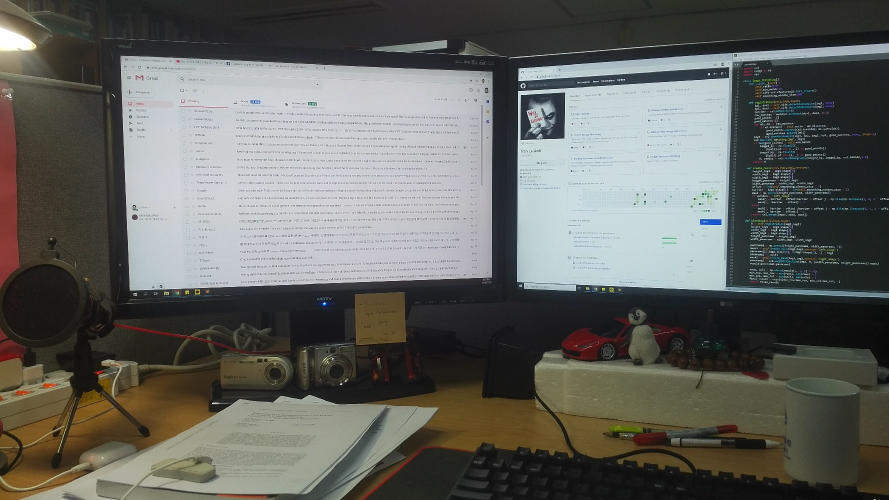
#> input picture images/pa1.jpg, 1777 x 1000 px (shown at 1/2 size)
$ jupyter execute multi-image-panorama-step-bt-step.ipynb
#> lines starting #> are read from the running program, lines starting #| are printed output that depends on the picture
## Import Libraries

[cell 1]
from imutils import paths
import numpy as np
import argparse
import imutils
import cv2
import matplotlib.pyplot as plt
import matplotlib.image as mpimg

## Load & Display Images

[cell 2]
image1 = mpimg.imread("./images/pa1.jpg")
#> image1 is the input picture: shape (1000, 1777, 3); mean R, G, B 98.7, 99.3, 94.6
image2 = mpimg.imread("./images/pa2.jpg")
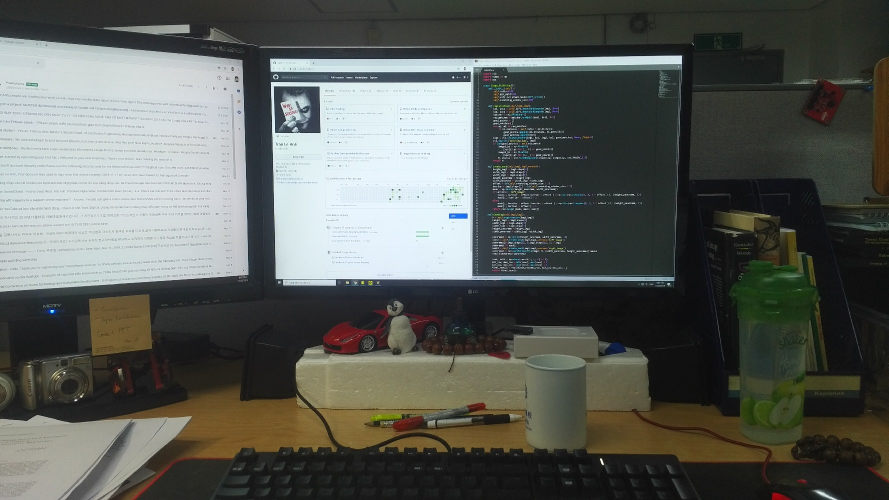
#> input picture images/pa2.jpg, 1777 x 1000 px (shown at 1/2 size)
#> image2 is the input picture: shape (1000, 1777, 3); mean R, G, B 89.8, 92.7, 87.7
image3 = mpimg.imread("./images/pa3.jpg")
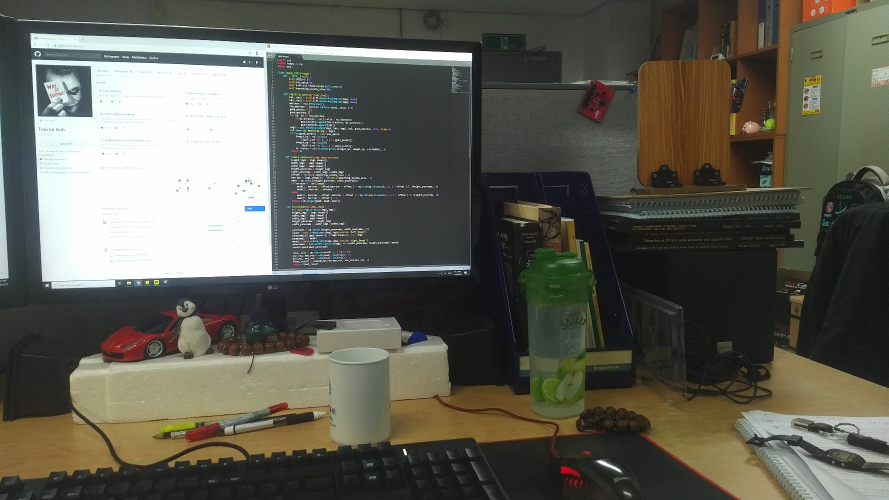
#> input picture images/pa3.jpg, 1777 x 1000 px (shown at 1/2 size)
#> image3 is the input picture: shape (1000, 1777, 3); mean R, G, B 93.3, 92.3, 81.8
images = [image1, image2, image3]

[cell 3]
# Display one image
plt.figure(figsize=(10,10))
plt.imshow(image1)

## Extract Features

[cell 4]
sift = cv2.xfeatures2d.SIFT_create()
# Find the key points and descriptors with SIFT
kp1, des1 = sift.detectAndCompute(image1, None)
#> kp1 = 2403 keypoints; strongest (x, y, size): (665, 717, 2), (692, 762, 2.1), (426, 807, 2.5), (1048, 174, 2.1)
kp2, des2 = sift.detectAndCompute(image2, None)
#> kp2 = 2364 keypoints; strongest (x, y, size): (151, 800, 2.8), (1205, 927, 3.5), (1202, 919, 3.3), (906, 154, 2.5)

[cell 5]
kp_image1 = cv2.drawKeypoints(image1, kp1, None)

[cell 6]
plt.figure(figsize=(15,10))
plt.imshow(kp_image1)

[cell 7]
cv2.imwrite("pa1_kp.jpg", kp_image1)
#> Out = True

## Draw Matches

[cell 8]
ratio = 0.85
min_match = 10

matcher = cv2.BFMatcher()
raw_matches = matcher.knnMatch(des1, des2, k=2)
#> raw_matches = 2403 matches
good_points = []
good_matches=[]
for m1, m2 in raw_matches:
    if m1.distance < ratio * m2.distance:
        good_points.append((m1.trainIdx, m1.queryIdx))
        good_matches.append([m1])
#> after the loop, good_matches = 703 matches; good_points = 703 pairs, first value 10 to 2334, second value 15 to 2396
matches = cv2.drawMatchesKnn(image1, kp1, image2, kp2, good_matches, None, flags=2)
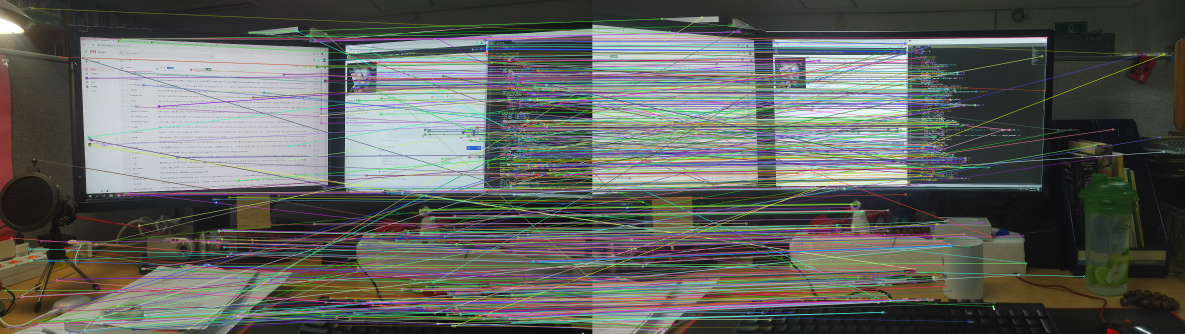
#> matches: shape (1000, 3554, 3) (shown at 1/3 size); mean R, G, B 97.1, 99.3, 95.1

[cell 9]
plt.figure(figsize=(15,10))
plt.imshow(matches)

## Find Homography using RANSAC

[cell 10]
if len(good_points) > min_match:
    image1_kp = np.float32(
        [kp1[i].pt for (_, i) in good_points])
#> image1_kp = 703 pairs, first value 15.31 to 1753.6, second value 24.29 to 996.6
    image2_kp = np.float32(
        [kp2[i].pt for (i, _) in good_points])
#> image2_kp = 703 pairs, first value 10.91 to 1714.6, second value 51.83 to 991.1
    H, status = cv2.findHomography(image2_kp, image1_kp, cv2.RANSAC, 5.0)      # RANSAC
#> H = [[0.624, -0.0222, 582.6], [-0.0889, 0.86, 67.93], [-0.000212, -6.98e-07, 1]]; status = 703 values, max 1 at index 97, min 0 at index 0, mean 0.607

## Stitch and Blend

[cell 11]
def create_mask(img1,img2,version):
    height_img1 = img1.shape[0]
    width_img1 = img1.shape[1]
    width_img2 = img2.shape[1]
    height_panorama = height_img1
    width_panorama = width_img1 + width_img2
    offset = int(smoothing_window_size / 2)
    barrier = img1.shape[1] - int(smoothing_window_size / 2)
    mask = np.zeros((height_panorama, width_panorama))
    if version== 'left_image':
        mask[:, barrier - offset:barrier + offset ] = np.tile(np.linspace(1, 0, 2 * offset ).T, (height_panorama, 1))
        mask[:, :barrier - offset] = 1
    else:
        mask[:, barrier - offset :barrier + offset ] = np.tile(np.linspace(0, 1, 2 * offset ).T, (height_panorama, 1))
        mask[:, barrier + offset:] = 1
    return cv2.merge([mask, mask, mask])

[cell 12]
smoothing_window_size = 800
# H = registration(img1,img2)
height_img1 = image1.shape[0]
#> height_img1 = 1000
width_img1 = image1.shape[1]
#> width_img1 = 1777
width_img2 = image2.shape[1]
#> width_img2 = 1777
height_panorama = height_img1
#> height_panorama = 1000
width_panorama = width_img1 + width_img2
#> width_panorama = 3554

panorama1 = np.zeros((height_panorama, width_panorama, 3))
mask1 = create_mask(image1, image2, version='left_image')
panorama1[0:image1.shape[0], 0:image1.shape[1], :] = image1
panorama1 *= mask1
mask2 = create_mask(image1,image2,version='right_image')
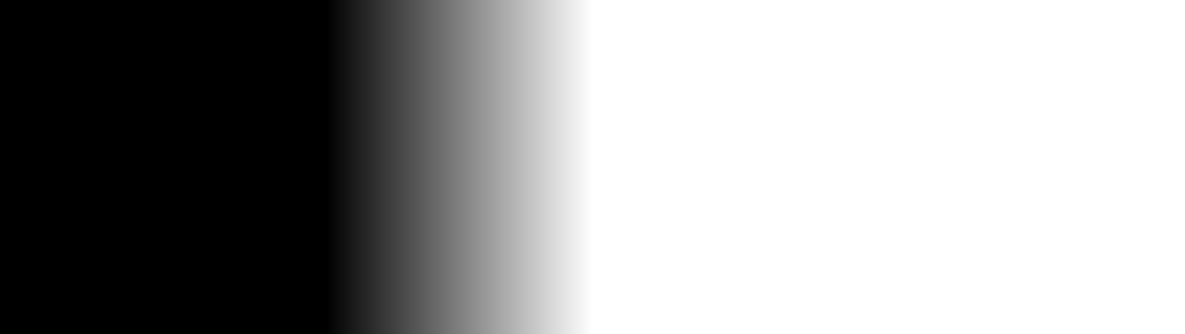
#> mask2: shape (1000, 3554, 3) float64 (shown at 1/3 size); min 0, max 1, mean 0.613
panorama2 = cv2.warpPerspective(image2, H, (width_panorama, height_panorama))*mask2
result = panorama1 + panorama2
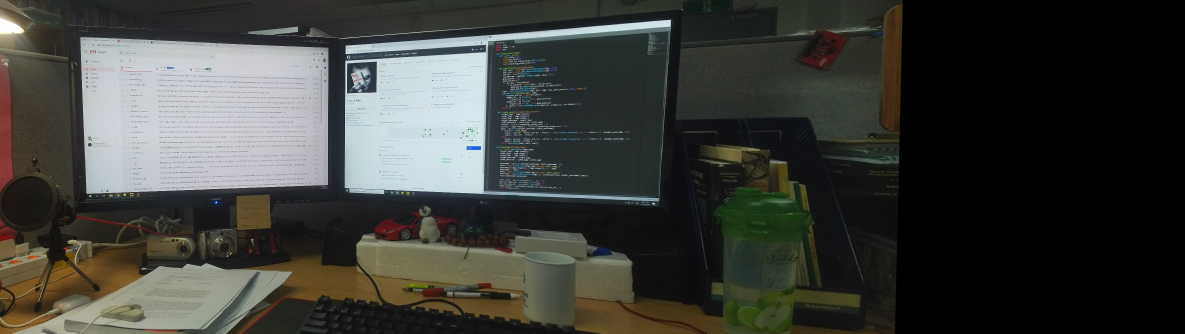
#> result: shape (1000, 3554, 3) float64 (shown at 1/3 size); mean R, G, B 61.5, 62.5, 58.1

rows, cols = np.where(result[:, :, 0] != 0)
min_row, max_row = min(rows), max(rows) + 1
#> min_row = 0; max_row = 1000
min_col, max_col = min(cols), max(cols) + 1
#> min_col = 0; max_col = 2709
final_result = result[min_row:max_row, min_col:max_col, :]
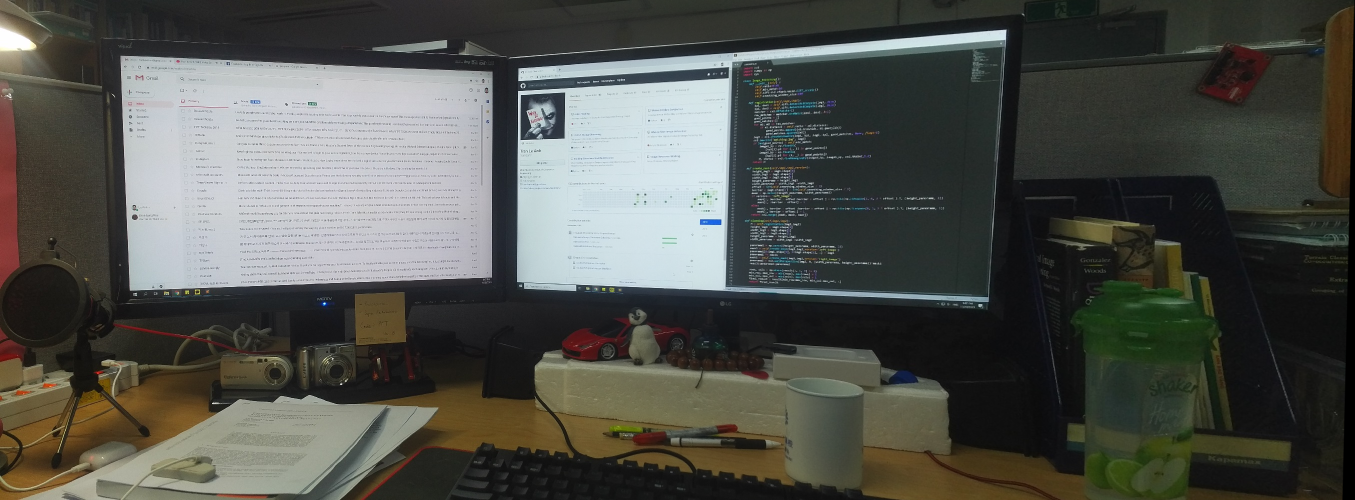
#> final_result: shape (1000, 2709, 3) float64 (shown at 1/2 size); mean R, G, B 80.7, 82, 76.2

[cell 13]
plt.figure(figsize=(15,10))
plt.imshow(panorama1)

[cell 14]
plt.figure(figsize=(15,10))
plt.imshow(panorama2)

[cell 15]
plt.figure(figsize=(15,10))
plt.imshow(final_result)
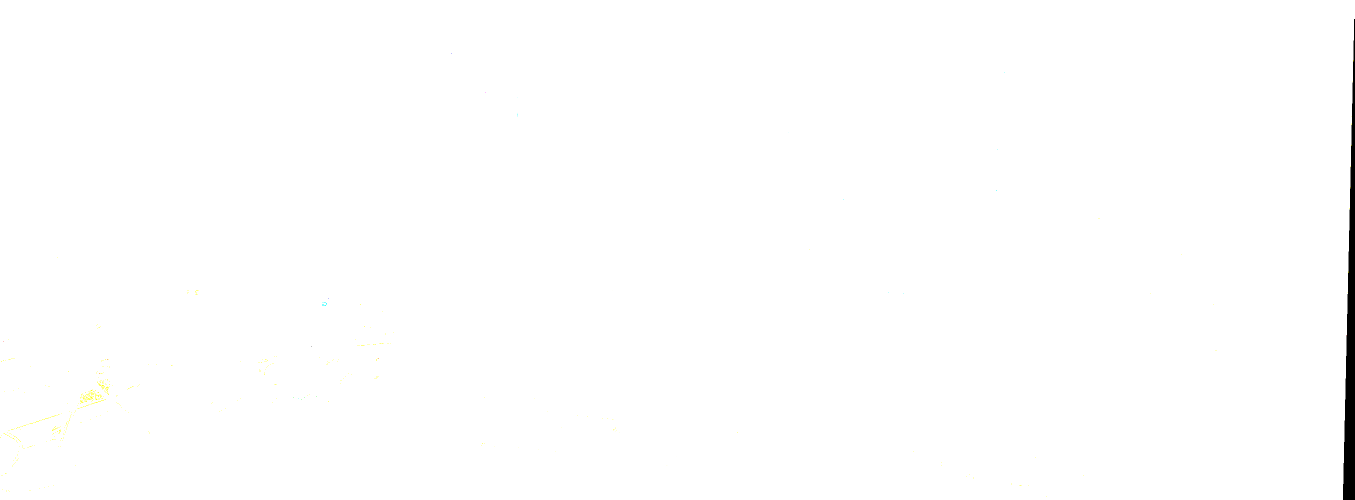
#> shown: shape (1000, 2709, 3) float64 (shown at 1/2 size); mean R, G, B 0.996, 0.996, 0.995

## Stitch Images using Functions

[cell 16]
stitcher = cv2.createStitcher() if imutils.is_cv3() else cv2.Stitcher_create()
(status, stitched) = stitcher.stitch(images)
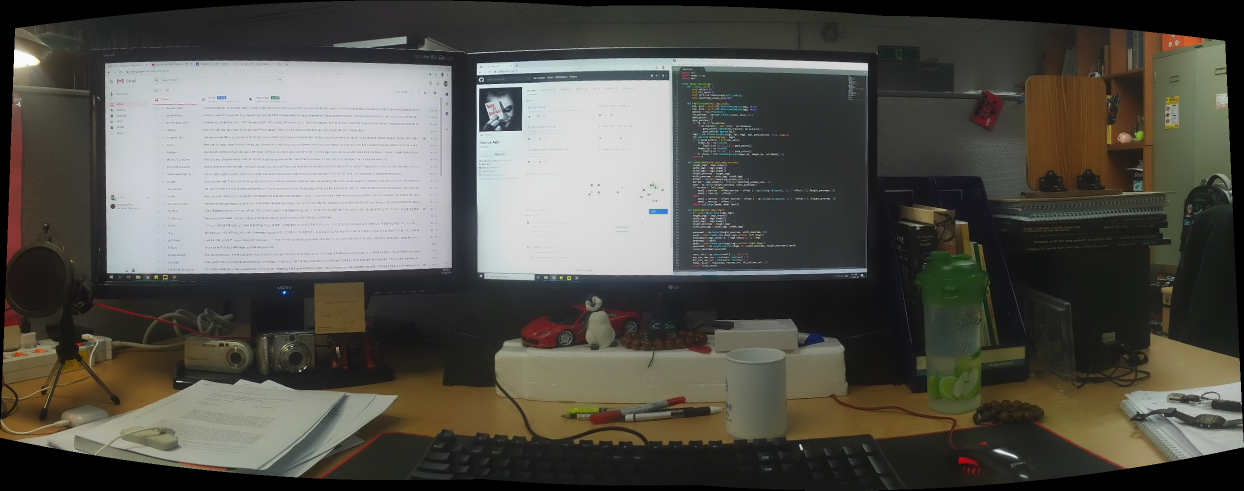
#> stitched: shape (981, 2488, 3) (shown at 1/2 size); mean of channels 0, 1, 2 85.5, 84.1, 77.3; drawn as R, G, B
#> status = 0

[cell 17]
plt.figure(figsize=(15,10))
plt.imshow(stitched)

[cell 18]
(status_1, stitched_1) = stitcher.stitch([image1, image2])
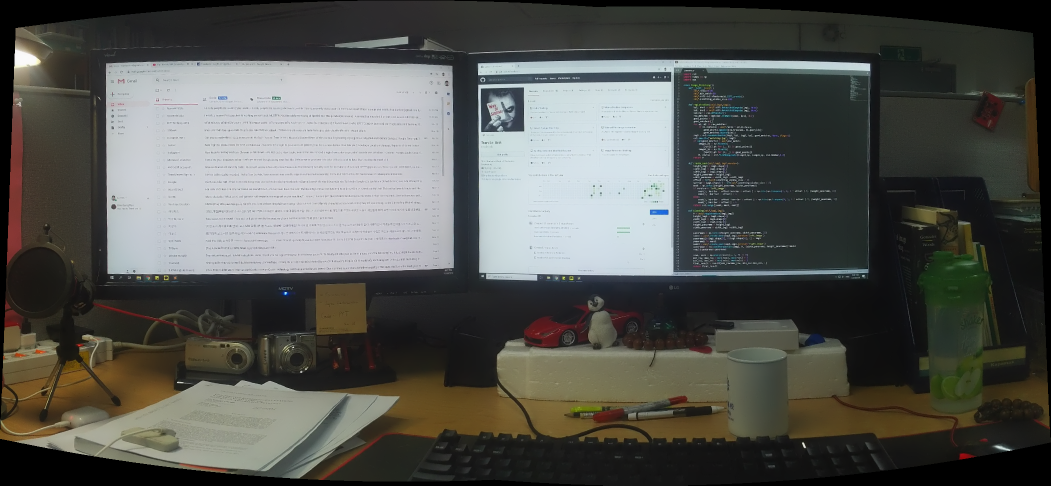
#> stitched_1: shape (971, 2101, 3) (shown at 1/2 size); mean R, G, B 84.4, 85.1, 80.6
#> status_1 = 0
